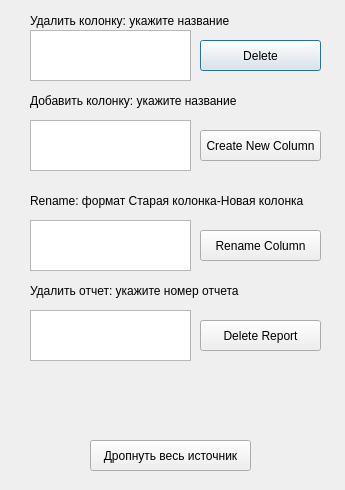
<?xml version="1.0" encoding="UTF-8"?>
<ui version="4.0">
 <class>Dialog</class>
 <widget class="QDialog" name="Dialog">
  <property name="geometry">
   <rect>
    <x>0</x>
    <y>0</y>
    <width>345</width>
    <height>490</height>
   </rect>
  </property>
  <property name="windowTitle">
   <string>Dialog</string>
  </property>
  <widget class="QLabel" name="ReadLabel">
   <property name="geometry">
    <rect>
     <x>30</x>
     <y>10</y>
     <width>271</width>
     <height>21</height>
    </rect>
   </property>
   <property name="text">
    <string>Удалить колонку: укажите название</string>
   </property>
  </widget>
  <widget class="QLabel" name="ReadLabel_2">
   <property name="geometry">
    <rect>
     <x>30</x>
     <y>90</y>
     <width>271</width>
     <height>21</height>
    </rect>
   </property>
   <property name="text">
    <string>Добавить колонку: укажите название</string>
   </property>
  </widget>
  <widget class="QLabel" name="ReadLabel_3">
   <property name="geometry">
    <rect>
     <x>30</x>
     <y>190</y>
     <width>291</width>
     <height>21</height>
    </rect>
   </property>
   <property name="text">
    <string>Rename: формат Старая колонка-Новая колонка</string>
   </property>
  </widget>
  <widget class="QTextEdit" name="textEditDelete">
   <property name="geometry">
    <rect>
     <x>30</x>
     <y>30</y>
     <width>161</width>
     <height>51</height>
    </rect>
   </property>
  </widget>
  <widget class="QTextEdit" name="textEditRename">
   <property name="geometry">
    <rect>
     <x>30</x>
     <y>220</y>
     <width>161</width>
     <height>51</height>
    </rect>
   </property>
  </widget>
  <widget class="QPushButton" name="DeleteColumnsButton">
   <property name="geometry">
    <rect>
     <x>200</x>
     <y>40</y>
     <width>121</width>
     <height>31</height>
    </rect>
   </property>
   <property name="text">
    <string>Delete</string>
   </property>
  </widget>
  <widget class="QTextEdit" name="textEditNewColumn">
   <property name="geometry">
    <rect>
     <x>30</x>
     <y>120</y>
     <width>161</width>
     <height>51</height>
    </rect>
   </property>
  </widget>
  <widget class="QPushButton" name="CreateNewColumnButton">
   <property name="geometry">
    <rect>
     <x>200</x>
     <y>130</y>
     <width>121</width>
     <height>31</height>
    </rect>
   </property>
   <property name="text">
    <string>Create New Column</string>
   </property>
  </widget>
  <widget class="QPushButton" name="RenameColumnButton">
   <property name="geometry">
    <rect>
     <x>200</x>
     <y>230</y>
     <width>121</width>
     <height>31</height>
    </rect>
   </property>
   <property name="text">
    <string>Rename Column</string>
   </property>
  </widget>
  <widget class="QPushButton" name="DropAllRowsButton">
   <property name="geometry">
    <rect>
     <x>90</x>
     <y>440</y>
     <width>161</width>
     <height>31</height>
    </rect>
   </property>
   <property name="text">
    <string>Дропнуть весь источник</string>
   </property>
  </widget>
  <widget class="QTextEdit" name="textEditDeleteReport">
   <property name="geometry">
    <rect>
     <x>30</x>
     <y>310</y>
     <width>161</width>
     <height>51</height>
    </rect>
   </property>
  </widget>
  <widget class="QPushButton" name="DeleteReportButton">
   <property name="geometry">
    <rect>
     <x>200</x>
     <y>320</y>
     <width>121</width>
     <height>31</height>
    </rect>
   </property>
   <property name="text">
    <string>Delete Report</string>
   </property>
  </widget>
  <widget class="QLabel" name="ReadLabel_4">
   <property name="geometry">
    <rect>
     <x>30</x>
     <y>280</y>
     <width>261</width>
     <height>21</height>
    </rect>
   </property>
   <property name="text">
    <string>Удалить отчет: укажите номер отчета</string>
   </property>
  </widget>
 </widget>
 <resources/>
 <connections/>
</ui>
